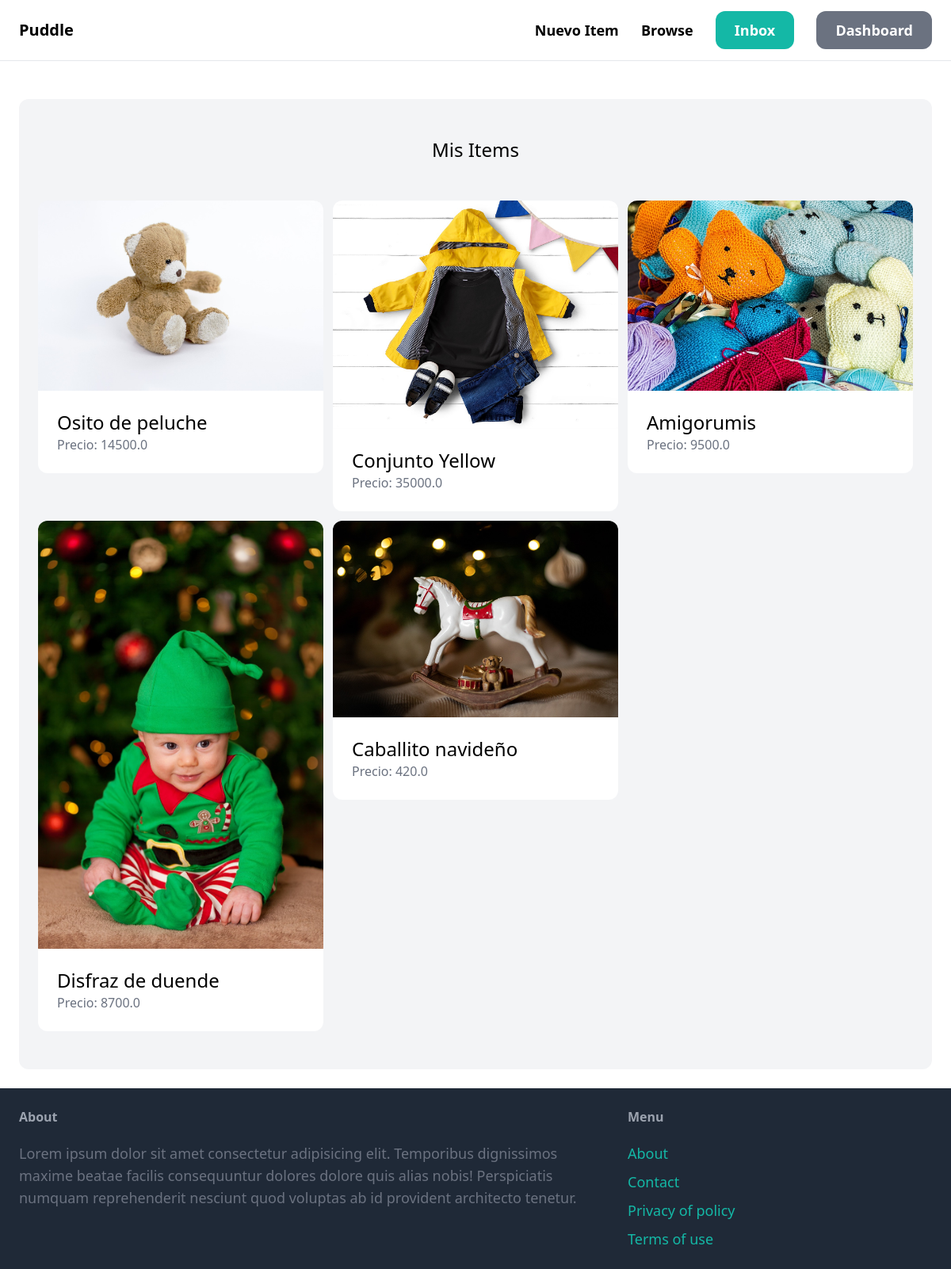
The page /dashboard/ (signed in) on the database its author committed.
### item/models.py (models this page shows, shortened)
class Item(models.Model):
    category = models.ForeignKey(Category, related_name='items', on_delete=models.CASCADE)
    name = models.CharField(max_length=255)
    description = models.TextField(blank=True, null=True)
    price = models.FloatField()
    image = models.ImageField(upload_to='item_images', blank=True, null=True)
    is_sold = models.BooleanField(default=False)
    created_by=models.ForeignKey(User, related_name='items', on_delete=models.CASCADE)
    created_at = models.DateTimeField(auto_now_add=True)

### dashboard/views.py (the view)
# urls.py: path('', views.index, name='index'),
@login_required
def index(request):
    items = Item.objects.filter(created_by = request.user) #filtro de items por usuario que lo creo
    return render(request, 'dashboard/index.html', {
        'items':items,
    })

### dashboard/templates/dashboard/index.html (shortened to what this page needs)
{% extends 'core/base.html' %}
{%block content%}
    <div class="mt-6 px-6 py-12 bg-gray-100 rounded-xl">
        <h2 class="mb-12 text-2xl text-center">Mis Items</h2>
        <div class="grid grid-cols-3 gap-3">
            {%for item in items%}
                <div>
                    <a href="{% url 'item:detail' item.id %}">
                        <div>
                            <img src="{{item.image.url}}" class="rounded-t-xl">
                        </div>
                        <div class="p-6 bg-white rounded-b-xl">
                            <h2 class="text-2xl">{{item.name}}</h2>
                            <p class="text-gray-500">Precio: {{item.price}}</p>
                        </div>
                    </a>
                </div>
            {%endfor%}
        </div>
    </div>
{%endblock%}

### rows shown on the page
Item: image (picture), name "Osito de peluche", price "14500.0"
Item: image (picture), name "Conjunto Yellow", price "35000.0"
Item: image (picture), name "Amigorumis", price "9500.0"
Item: image (picture), name "Disfraz de duende", price "8700.0"
Item: image (picture), name "Caballito navideño", price "420.0"
